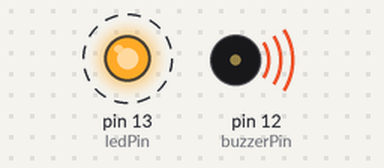
A sketch run on a simulated Arduino Uno, built with avr-gcc and run on an emulated ATmega328P. Shown: output pins drawn as LEDs (lit = HIGH), buzzer (waves = sounding). Dashed ring = blinking.

Above: at 0.2 s.
Timing chart, 0 to 3.0 s (numbered marks = the images above):
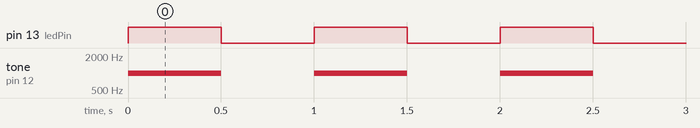

The sketch:

test_pins.ino.ino
```cpp
   const int ledPin = 13; // Define LED pin

    const int buzzerPin = 12; // Define buzzer pin


    void setup() {

        pinMode(ledPin, OUTPUT); // Set LED pin as output

        pinMode(buzzerPin, OUTPUT); // Set buzzer pin as output

    }


    void loop() {

        digitalWrite(ledPin, HIGH); // Turn LED on

        tone(buzzerPin, 1000); // Play a 1kHz tone on buzzer

        delay(500); // Wait 0.5 seconds


        digitalWrite(ledPin, LOW); // Turn LED off

        noTone(buzzerPin); // Stop the tone

        delay(500); // Wait another 0.5 seconds

    }
```

Measured:
- by itself, pin 13 (ledPin): alternates HIGH for 0.50 s and LOW for 0.50 s
- by itself, tone on pin 12 (buzzerPin): alternates 1000 Hz for 0.50 s and silent for 0.50 s
